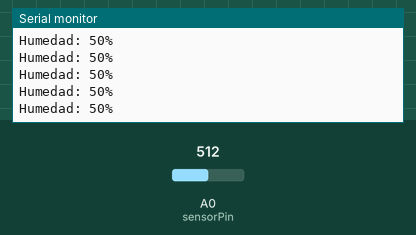
This sketch was run on a simulated Arduino Uno, built with avr-gcc and run on an emulated ATmega328P. Parts: the last lines printed to the serial monitor. The inputs (shaded band) are chosen by the test bench; at power-on: A0 (sensorPin) = 512.

Above: at 1.2 s.
1.3 s: A0 (sensorPin) set to 716
At 1.31 s:
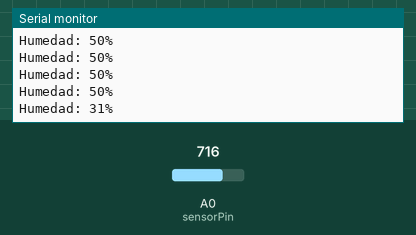
2.8 s: A0 (sensorPin) set to 900
At 2.82 s:
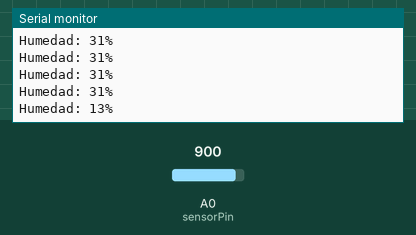
Timing chart, 0 to 5.8 s (numbered marks = the images above; inputs shaded):
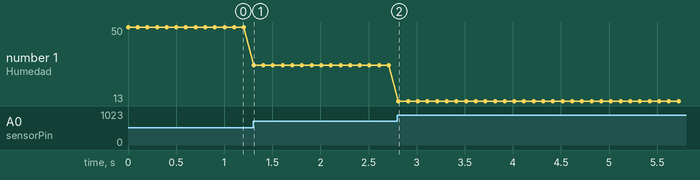

Measured:
- after the input at 1.3 s, the serial monitor: prints a new line at once (image 1)
- after the input at 2.8 s, the serial monitor: prints a new line at once (image 2)
- plotted number 1: 50 → 31 after the input at 1.3 s, 31 → 13 after the input at 2.8 s

The sketch:

humedaddelSuelo.ino
```cpp
#define sensorPin A0  // Definir correctamente el pin del sensor
int valor = 0;

void setup()
{
  Serial.begin(9600);
}

void loop()
{
  int valor = map(analogRead(sensorPin), 0, 1023, 100, 0);
  // Se hace un mapeo de la lectura del sensor a un valor porcentual
  Serial.print("Humedad: ");
  Serial.print(valor);
  Serial.println("%");
  delay(100);
}
```
